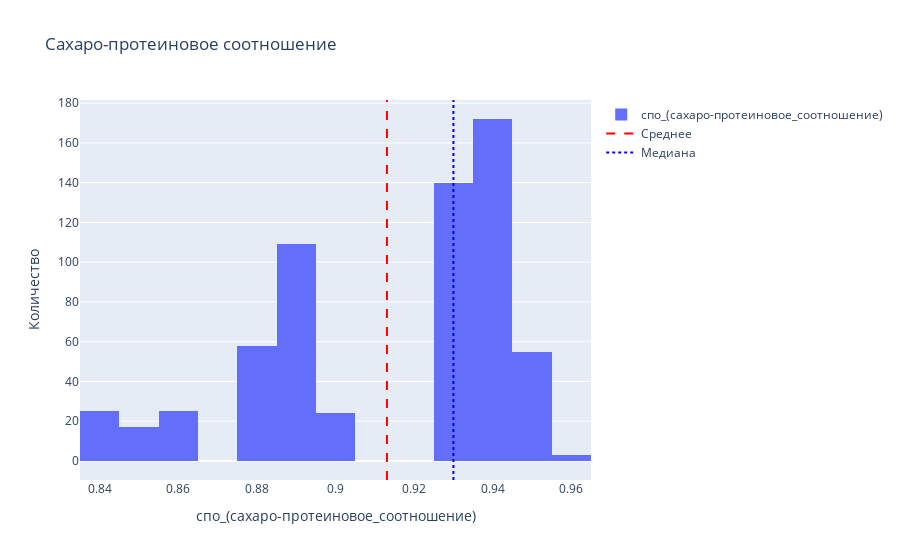

Write notebook code for a chart like this one.
### Markdown cell above
По графику, который представляет собой распределение содержания сырого протеина в корме, можно сделать следующие выводы:

- Распределение данных указывает на относительную однородность протеина в корме коровы в стаде фермера.
- Выбросы отсутствуют, что говорит о том, что данные распределены относительно равномерно.
- Среднее значение и медиана близки друг к другу, что подтверждает нормальность распределения.

Согласно методике в расчете на 1 ЭКЕ в рационе должно содержаться: сырого протеина от 139 до 152 г. Если брать средние показатели, то получается что в 1 ЭКЕ сейчас 128.4 г протеина или 2185 на 14,7 ЭКЕ - этого недостаточно.

### Code cell
plot_histogram(main, 'спо_(сахаро-протеиновое_соотношение)', 'Сахаро-протеиновое соотношение', nbins=15)

### Figure 1 — Plotly figure (JSON) as saved in the notebook; plotly's stock layout.template omitted (floating-point values rounded to 4 significant figures; data arrays with more than 128 entries replaced by an {"elided": "..."} marker saying what was removed)
{"data": [{"name": "спо_(сахаро-протеиновое_соотношение)", "nbinsx": 15, "type": "histogram", "x": {"elided": "628 float values"}}, {"line": {"color": "red", "dash": "dash", "width": 2}, "mode": "lines", "name": "Среднее", "type": "scatter", "x": [0.9131], "y": [0]}, {"line": {"color": "blue", "dash": "dot", "width": 2}, "mode": "lines", "name": "Медиана", "type": "scatter", "x": [0.93], "y": [0]}], "layout": {"shapes": [{"line": {"color": "red", "dash": "dash", "width": 2}, "name": "Среднее", "type": "line", "x0": 0.9131, "x1": 0.9131, "xref": "x", "y0": 0, "y1": 1, "yref": "paper"}, {"line": {"color": "blue", "dash": "dot", "width": 2}, "name": "Медиана", "type": "line", "x0": 0.93, "x1": 0.93, "xref": "x", "y0": 0, "y1": 1, "yref": "paper"}], "showlegend": true, "title": {"text": "Сахаро-протеиновое соотношение"}, "xaxis": {"title": {"text": "спо_(сахаро-протеиновое_соотношение)"}}, "yaxis": {"title": {"text": "Количество"}}}}
